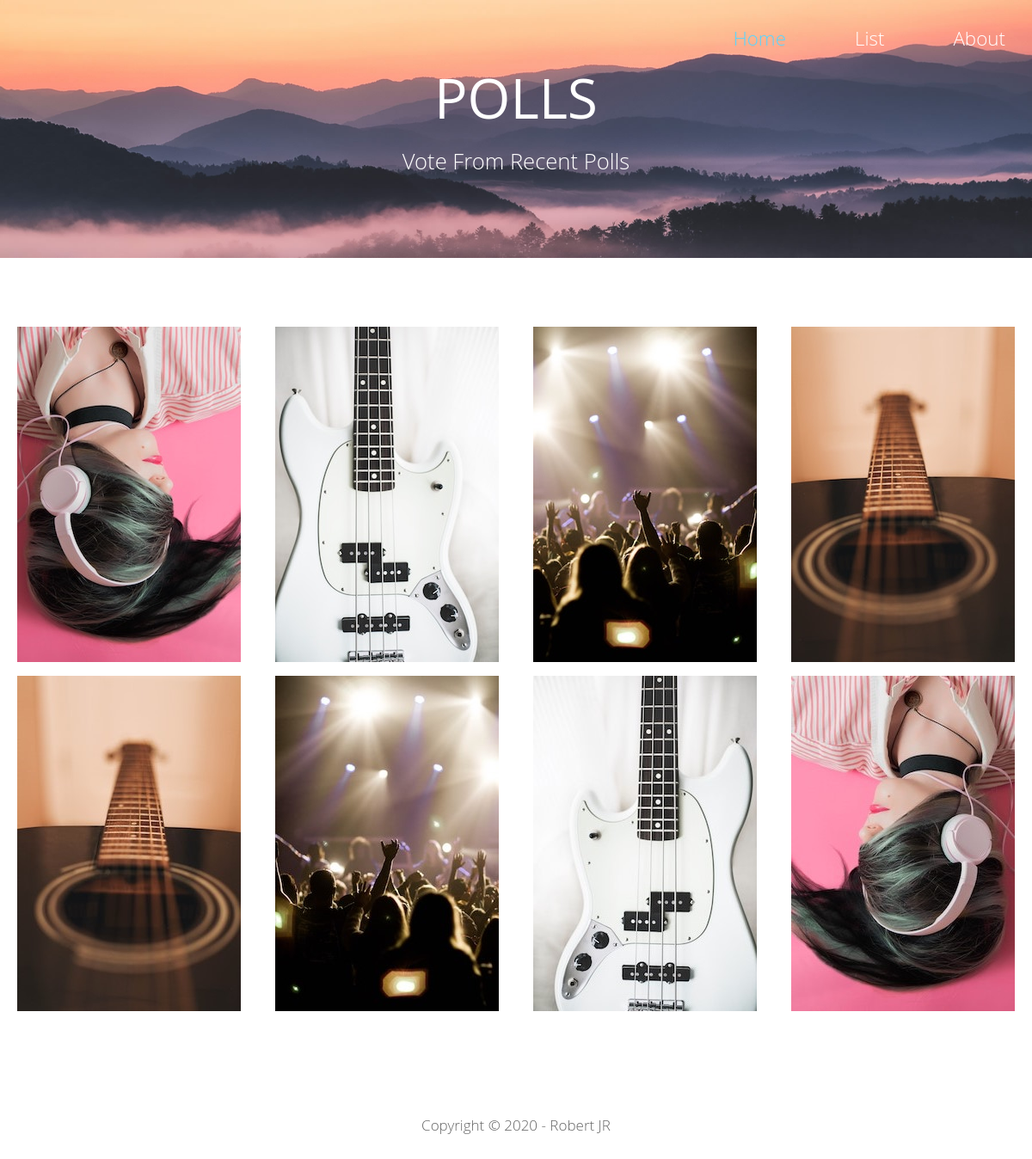
Screenshot of /polls/ with the database file from the repository.
### polls/models.py (models this page shows, shortened)
class Question(models.Model):
    question_text = models.CharField(max_length=200)
    pub_date = models.DateTimeField('date published', auto_now=True)
    is_availabe = models.BooleanField(default=True)
    popularity = models.IntegerField(default=0)

### polls/views.py (the view)
# urls.py: path('', views.index, name='index'),
def index(request):
    try:
        questions = Question.objects.order_by('-pub_date')[:8]
    except Question.DoesNotExist:
        raise Http404('No polls are exist')
    context = {'questions': questions}
    return render(request, 'polls/index.html', context)

### polls/templates/polls/index.html (shortened to what this page needs)
{% load static %}
<link rel="stylesheet" type="text/css" href="{% static 'polls/bootstrap.min.css' %}">
<link rel="stylesheet" type="text/css" href="{% static 'polls/tooplate-style.css' %}">
<!DOCTYPE html>
<html lang="en">
<head>
</head>
<body>
  <div class="tm-main">
    <div class="tm-welcome-section">
      <div class="container tm-navbar-container">
        <div class="row">
          <div class="col-xl-12">
            <nav class="navbar navbar-expand-sm">
              <ul class="navbar-nav ml-auto">
                <li class="nav-item active">
                  <a href="/polls/" class="nav-link tm-nav-link tm-text-white active">Home</a>
                </li>
                <li class="nav-item">
                  <a href="/polls/list/" class="nav-link tm-nav-link tm-text-white">List</a>
                </li>
                <li class="nav-item">
                  <a href="#" class="nav-link tm-nav-link tm-text-white">About</a>
                </li>
              </ul>
            </nav>
          </div>
        </div>
      </div>
      <div class="container text-center tm-welcome-container">
        <div class="tm-welcome">
          <h1 class="text-uppercase mb-3 tm-site-name">Polls</h1>
          <p class="tm-site-description">Vote From Recent Polls</p>
        </div>
      </div>
    </div>
    {% if questions %}
    <div class="row tm-albums-container grid">
      {% for question in questions %}
      <a href="/polls/{{ question.id }}/" class="col-sm-6 col-12 col-md-6 col-lg-3 col-xl-3 tm-album-col">
        <figure class="effect-sadie">
          <img src="/static/polls/images/insertion{{ forloop.counter }}.jpg" alt="Image" class="img-fluid">
          <figcaption>
          </figcaption>
        </figure>
      </a>
      {% endfor %}
    </div>
    {% endif %}
    <footer class="row">
      <div class="col-xl-12">
        <p class="text-center p-4">Copyright &copy; <span class="tm-current-year">2020</span> - Robert JR</p>
      </div>
    </footer>
  </div>
</body>
</html>

### polls/static/polls/tooplate-style.css (style rules this page uses)
body { font-family: 'Open Sans', Helvetica, Arial, sans-serif; font-size: 17px; font-weight: 300; color: #666666; overflow-x: hidden; }
a { transition: all 0.3s ease; }
a:hover, a:focus, a.active { color: #58d5ff; text-decoration: none; }
.tm-welcome-section { height: 83vh; display: flex; flex-direction: column; align-items: center; justify-content: center; background-color: #E7A7C0; background-image: url("images/insertion.jpg"); background-repeat: no-repeat; background-size: cover; background-position: center center; color: white; max-height: 300px; min-height: 200px; }
.tm-navbar-container { position: absolute; top: 0; }
.navbar-nav { margin-right: 0; }
.nav-link { font-size: 1.4rem; }
.tm-site-description { font-size: 1.6rem; color: white; }
.navbar-expand-sm .navbar-nav .nav-link { padding: 10px 20px; }
.navbar-nav { flex-direction: row; }
.tm-site-name { font-size: 4rem; }
.tm-albums-container { margin: 80px auto; max-width: 260px; }
.tm-album-col { display: flex; justify-content: center; }
.grid figure { position: relative; float: left; overflow: hidden; cursor: pointer; }
.grid figure img { position: relative; display: block; min-height: 100%; max-width: 100%; }
.grid figure figcaption { position: absolute; top: 0; left: 0; width: 100%; height: 100%; padding: 2em; color: #fff; backface-visibility: hidden; }
figure.effect-sadie figcaption::before { position: absolute; top: 0; left: 0; width: 100%; height: 100%; background: -webkit-linear-gradient(top, rgba(72,76,97,0) 0%, rgba(72,76,97,0.8) 75%); background: linear-gradient(to bottom, rgba(72,76,97,0) 0%, rgba(72,76,97,0.8) 75%); content: ''; opacity: 0; -webkit-transform: translate3d(0,50%,0); transform: translate3d(0,50%,0); }
figure.effect-sadie figcaption::before, figure.effect-sadie p { -webkit-transition: opacity 0.35s, -webkit-transform 0.35s; transition: opacity 0.35s, transform 0.35s; }
.tm-text-white { color: #fff; }
@media (min-width: 576px) { .tm-albums-container { max-width: none; } }
@media (min-width: 576px) { .navbar-expand-sm .navbar-nav .nav-link { padding: 20px 40px; } }
@media (min-width: 576px) { .navbar-nav { margin-right: -40px; } }
@media (min-width: 768px) { .tm-albums-container { max-width: 540px; } }
@media (min-width: 992px) { .tm-albums-container { max-width: none; } }
@media (min-width: 1200px) { .container { max-width: 1230px; } }

### rows the page displays
Question: shows a picture
Question: shows a picture
Question: shows a picture
Question: shows a picture
Question: shows a picture
Question: shows a picture
Question: shows a picture
Question: shows a picture
